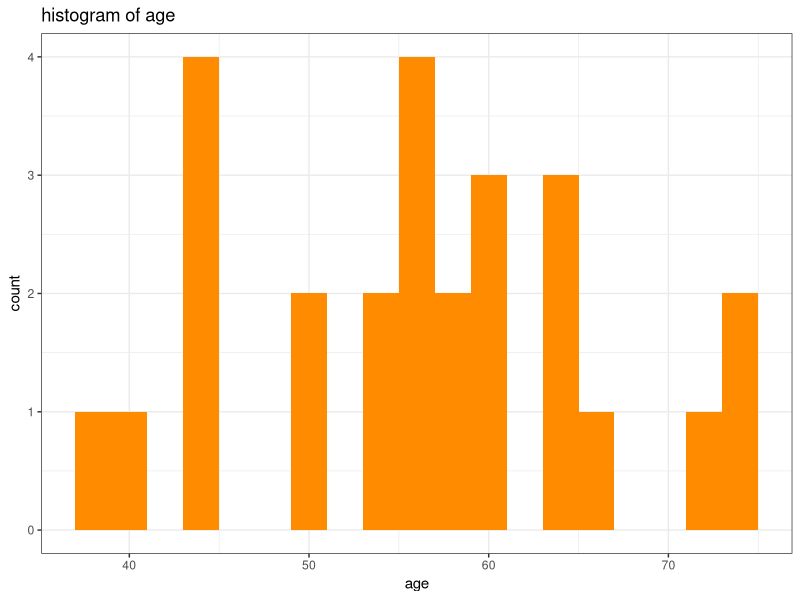
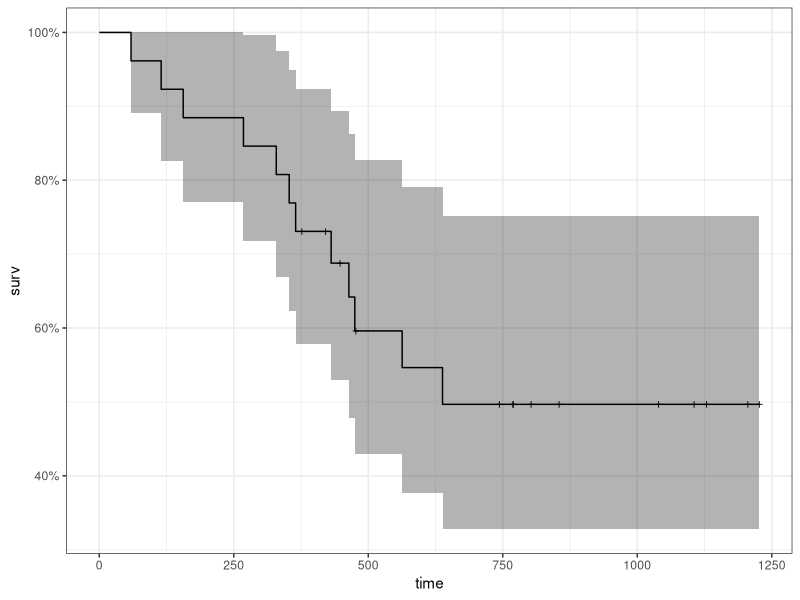
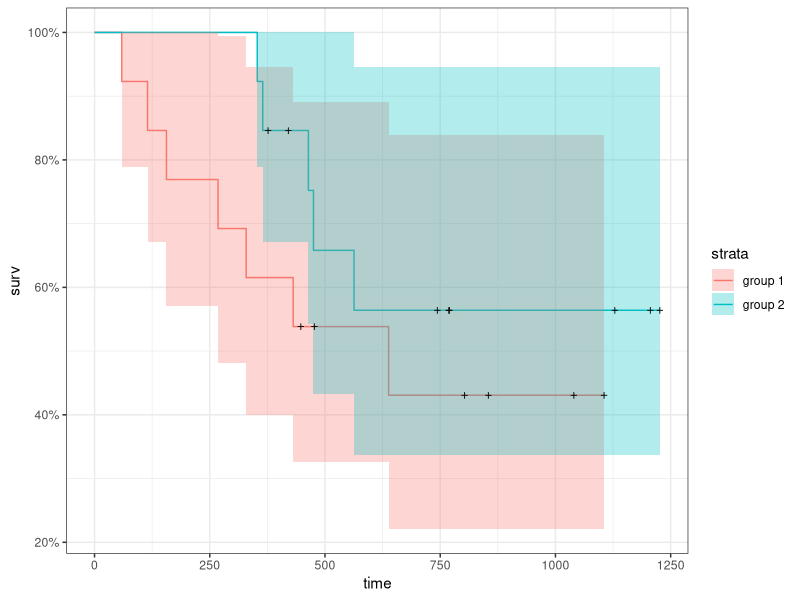
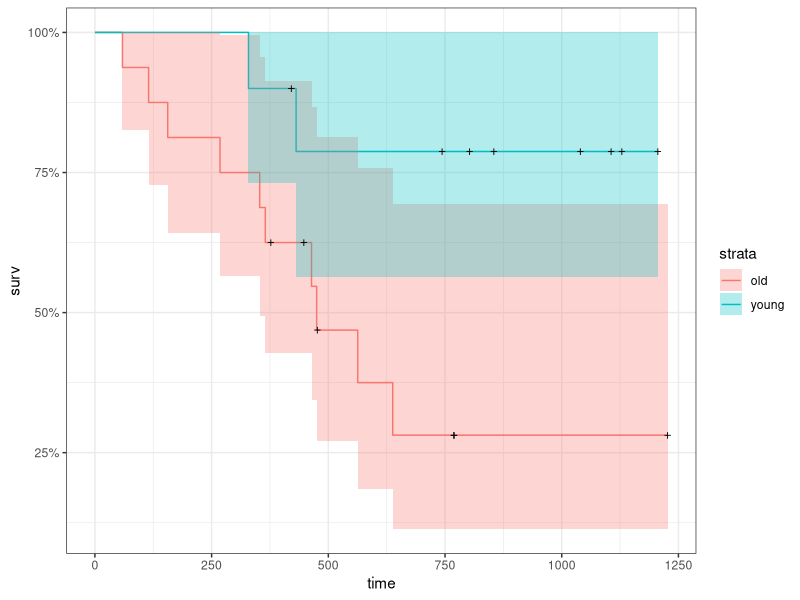
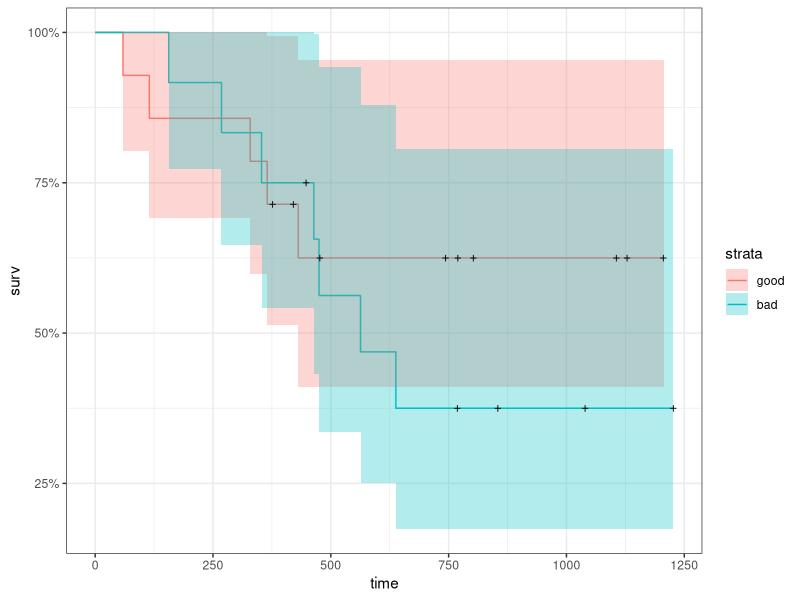
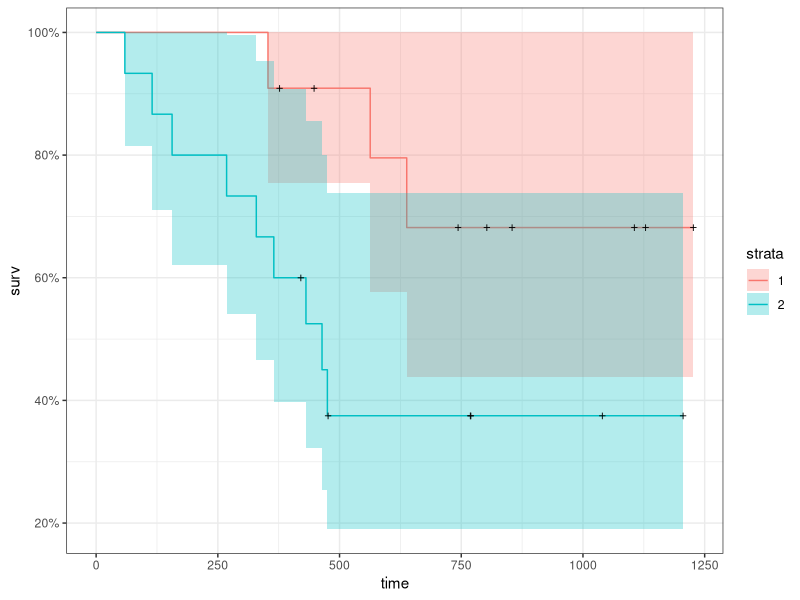
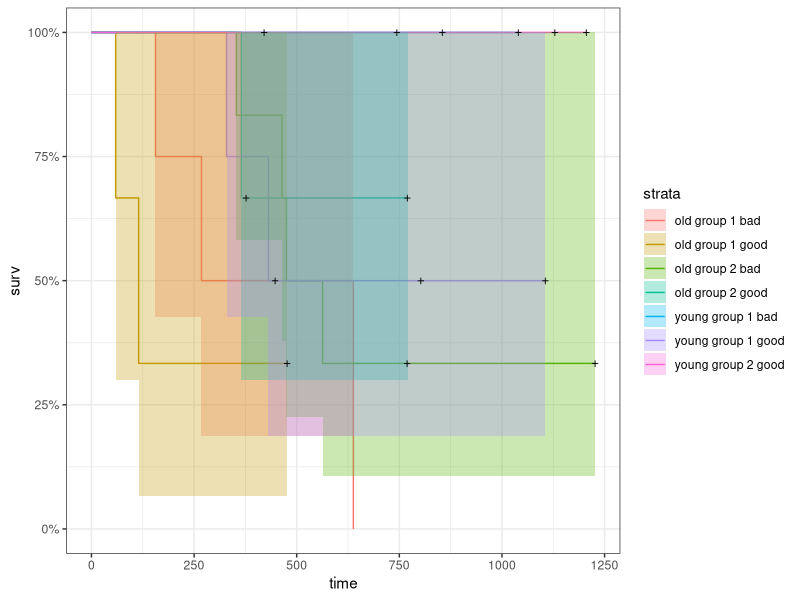
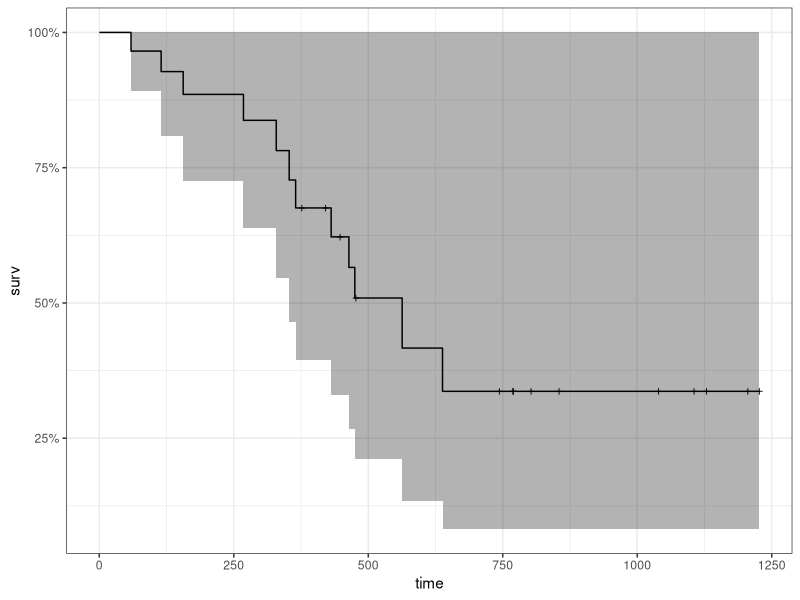

Reproduce these figures in R, in order.
## ---- chunk 1
library(survival)
library(survminer)
library(ranger)
library(ggplot2)
library(dplyr)
library(ggfortify)
library(coin)
## ---- chunk 2
data(ovarian)
str(ovarian)
## ---- chunk 3
sum(is.na(ovarian))
## ---- chunk 4
ggplot(data=ovarian) + geom_histogram(aes(x=age),binwidth=2, bins = 10, fill='darkorange')+theme_bw()+labs(title = 'histogram of age')
## ---- chunk 5
ova <- mutate(ovarian, age_gr = ifelse((age < 55), "young", "old"),
              age_gr = factor(age_gr),
              ecog = factor(ecog.ps, labels=c("good","bad")),
              rx = factor(rx,labels=c("group 1","group 2")),
              resids = factor(resid.ds,labels=c("No","Yes")))
## ---- chunk 6
time_scale <- with(ova, Surv(futime, fustat))
head(time_scale,30)
## ---- chunk 7
base_km <- survfit(Surv(futime, fustat) ~ 1, data=ovarian)
summary(base_km, times = c(1,30,60,90*(1:10)))
autoplot(base_km, title = "Base Caplan-Meyer curve")+theme_bw()

## ---- chunk 8
surv_object <- Surv(time = ovarian$futime, event = ovarian$fustat)

surviver_rx <- survfit(surv_object ~ rx, data=ova)
autoplot(surviver_rx, title = "Treatment curve")+theme_bw()
## ---- chunk 9
age_surv <- survfit(surv_object ~ age_gr, data=ova)
autoplot(age_surv)+theme_bw()
## ---- chunk 10
age_surv <- survfit(surv_object ~ ecog, data=ova)
autoplot(age_surv)+theme_bw()
## ---- chunk 11

resid_surv <- survfit(surv_object ~ resid.ds, data = ova)
autoplot(resid_surv) +theme_bw()
## ---- chunk 12
ova_mix <- ova
ova_mix$hyb_fact <- paste(ova_mix$age_gr, ova_mix$rx, ova_mix$ecog)
ova_mix$hyb_fact <- as.factor(ova_mix$hyb_fact)
ova_mix_fit <- survfit(surv_object ~ hyb_fact, data=ova_mix)
autoplot(ova_mix_fit)+theme_bw()
## ---- chunk 13
logrank_test(surv_object ~ rx, data = ova_mix)
## ---- chunk 14
logrank_test(surv_object ~ ecog, data = ova_mix)
## ---- chunk 15
logrank_test(surv_object ~ age_gr, data = ova_mix)
## ---- chunk 16
logrank_test(surv_object ~ resids, data = ova_mix)
## ---- chunk 17
cox <- coxph(surv_object ~ age_gr+rx+resids , data = ova)
summary(cox)

cox_fit <- survfit(cox)
autoplot(cox_fit)+theme_bw()
## ---- chunk 18
map <- aareg(surv_object ~ age_gr+rx+resids+ecog , data = ova)
autoplot(map)+theme_bw()
## ---- chunk 19
# Fit a Cox proportional hazards model

fit.coxph <- coxph(surv_object ~ rx + resids + age_gr + ecog, 
                   data = ova)
ggforest(fit.coxph, data = ova)+theme_bw()
